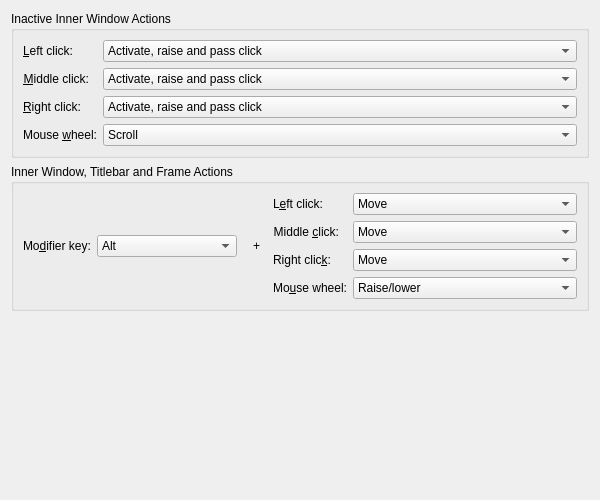
<?xml version="1.0" encoding="UTF-8"?>
<ui version="4.0">
 <class>KWinActionsConfigForm</class>
 <widget class="QWidget" name="KWinActionsConfigForm">
  <property name="geometry">
   <rect>
    <x>0</x>
    <y>0</y>
    <width>600</width>
    <height>500</height>
   </rect>
  </property>
  <layout class="QVBoxLayout" name="verticalLayout">
   <item>
    <widget class="QGroupBox" name="groupBox_1">
     <property name="title">
      <string>Inactive Inner Window Actions</string>
     </property>
     <layout class="QFormLayout" name="formLayout_1">
      <property name="formAlignment">
       <set>Qt::AlignHCenter|Qt::AlignTop</set>
      </property>
      <item row="0" column="0">
       <widget class="QLabel" name="label_1">
        <property name="text">
         <string>&amp;Left click:</string>
        </property>
        <property name="alignment">
         <set>Qt::AlignRight|Qt::AlignTrailing|Qt::AlignVCenter</set>
        </property>
        <property name="buddy">
         <cstring>coWin1</cstring>
        </property>
       </widget>
      </item>
      <item row="0" column="1">
       <widget class="KComboBox" name="coWin1">
        <property name="whatsThis">
         <string>In this row you can customize left click behavior when clicking into an inactive inner window ('inner' means: not titlebar, not frame).</string>
        </property>
        <item>
         <property name="text">
          <string>Activate, raise and pass click</string>
         </property>
        </item>
        <item>
         <property name="text">
          <string>Activate and pass click</string>
         </property>
        </item>
        <item>
         <property name="text">
          <string>Activate</string>
         </property>
        </item>
        <item>
         <property name="text">
          <string>Activate and raise</string>
         </property>
        </item>
       </widget>
      </item>
      <item row="1" column="0">
       <widget class="QLabel" name="label_2">
        <property name="text">
         <string>&amp;Middle click:</string>
        </property>
        <property name="alignment">
         <set>Qt::AlignRight|Qt::AlignTrailing|Qt::AlignVCenter</set>
        </property>
        <property name="buddy">
         <cstring>coWin2</cstring>
        </property>
       </widget>
      </item>
      <item row="1" column="1">
       <widget class="KComboBox" name="coWin2">
        <property name="whatsThis">
         <string>In this row you can customize middle click behavior when clicking into an inactive inner window ('inner' means: not titlebar, not frame).</string>
        </property>
        <item>
         <property name="text">
          <string>Activate, raise and pass click</string>
         </property>
        </item>
        <item>
         <property name="text">
          <string>Activate and pass click</string>
         </property>
        </item>
        <item>
         <property name="text">
          <string>Activate</string>
         </property>
        </item>
        <item>
         <property name="text">
          <string>Activate and raise</string>
         </property>
        </item>
       </widget>
      </item>
      <item row="2" column="0">
       <widget class="QLabel" name="label_3">
        <property name="text">
         <string>&amp;Right click:</string>
        </property>
        <property name="alignment">
         <set>Qt::AlignRight|Qt::AlignTrailing|Qt::AlignVCenter</set>
        </property>
        <property name="buddy">
         <cstring>coWin3</cstring>
        </property>
       </widget>
      </item>
      <item row="2" column="1">
       <widget class="KComboBox" name="coWin3">
        <property name="whatsThis">
         <string>In this row you can customize right click behavior when clicking into an inactive inner window ('inner' means: not titlebar, not frame).</string>
        </property>
        <item>
         <property name="text">
          <string>Activate, raise and pass click</string>
         </property>
        </item>
        <item>
         <property name="text">
          <string>Activate and pass click</string>
         </property>
        </item>
        <item>
         <property name="text">
          <string>Activate</string>
         </property>
        </item>
        <item>
         <property name="text">
          <string>Activate and raise</string>
         </property>
        </item>
       </widget>
      </item>
      <item row="3" column="0">
       <widget class="QLabel" name="label_4">
        <property name="text">
         <string>Mouse &amp;wheel:</string>
        </property>
        <property name="alignment">
         <set>Qt::AlignRight|Qt::AlignTrailing|Qt::AlignVCenter</set>
        </property>
        <property name="buddy">
         <cstring>coWinWheel</cstring>
        </property>
       </widget>
      </item>
      <item row="3" column="1">
       <widget class="KComboBox" name="coWinWheel">
        <property name="whatsThis">
         <string>In this row you can customize behavior when scrolling into an inactive inner window ('inner' means: not titlebar, not frame).</string>
        </property>
        <item>
         <property name="text">
          <string>Scroll</string>
         </property>
        </item>
        <item>
         <property name="text">
          <string>Activate and scroll</string>
         </property>
        </item>
        <item>
         <property name="text">
          <string>Activate, raise and scroll</string>
         </property>
        </item>
       </widget>
      </item>
     </layout>
    </widget>
   </item>
   <item>
    <widget class="QGroupBox" name="groupBox_2">
     <property name="title">
      <string>Inner Window, Titlebar and Frame Actions</string>
     </property>
     <layout class="QHBoxLayout" name="horizontalLayout_1">
      <item>
       <layout class="QFormLayout" name="formLayout_2">
        <property name="formAlignment">
         <set>Qt::AlignRight|Qt::AlignTrailing|Qt::AlignVCenter</set>
        </property>
        <item row="0" column="0">
         <widget class="QLabel" name="label_5">
          <property name="text">
           <string>Mo&amp;difier key:</string>
          </property>
          <property name="buddy">
           <cstring>coAllKey</cstring>
          </property>
         </widget>
        </item>
        <item row="0" column="1">
         <widget class="KComboBox" name="coAllKey">
          <property name="whatsThis">
           <string>Here you select whether holding the Meta key or Alt key will allow you to perform the following actions.</string>
          </property>
          <item>
           <property name="text">
            <string>Alt</string>
           </property>
          </item>
          <item>
           <property name="text">
            <string>Meta</string>
           </property>
          </item>
         </widget>
        </item>
       </layout>
      </item>
      <item>
       <widget class="QLabel" name="label_6">
        <property name="sizePolicy">
         <sizepolicy hsizetype="Maximum" vsizetype="Maximum">
          <horstretch>0</horstretch>
          <verstretch>0</verstretch>
         </sizepolicy>
        </property>
        <property name="minimumSize">
         <size>
          <width>24</width>
          <height>0</height>
         </size>
        </property>
        <property name="text">
         <string>  + </string>
        </property>
        <property name="alignment">
         <set>Qt::AlignCenter</set>
        </property>
       </widget>
      </item>
      <item>
       <layout class="QFormLayout" name="formLayout_3">
        <item row="0" column="0">
         <widget class="QLabel" name="label_7">
          <property name="text">
           <string>L&amp;eft click:</string>
          </property>
          <property name="alignment">
           <set>Qt::AlignRight|Qt::AlignTrailing|Qt::AlignVCenter</set>
          </property>
          <property name="buddy">
           <cstring>coAll1</cstring>
          </property>
         </widget>
        </item>
        <item row="0" column="1">
         <widget class="KComboBox" name="coAll1">
          <property name="whatsThis">
           <string>In this row you can customize left click behavior when clicking into the titlebar or the frame.</string>
          </property>
          <item>
           <property name="text">
            <string>Move</string>
           </property>
          </item>
          <item>
           <property name="text">
            <string>Activate, raise and move</string>
           </property>
          </item>
          <item>
           <property name="text">
            <string>Toggle raise and lower</string>
           </property>
          </item>
          <item>
           <property name="text">
            <string>Resize</string>
           </property>
          </item>
          <item>
           <property name="text">
            <string>Raise</string>
           </property>
          </item>
          <item>
           <property name="text">
            <string>Lower</string>
           </property>
          </item>
          <item>
           <property name="text">
            <string>Minimize</string>
           </property>
          </item>
          <item>
           <property name="text">
            <string>Decrease opacity</string>
           </property>
          </item>
          <item>
           <property name="text">
            <string>Increase opacity</string>
           </property>
          </item>
          <item>
           <property name="text">
            <string>Do nothing</string>
           </property>
          </item>
         </widget>
        </item>
        <item row="1" column="0">
         <widget class="QLabel" name="label_8">
          <property name="text">
           <string>Middle &amp;click:</string>
          </property>
          <property name="alignment">
           <set>Qt::AlignRight|Qt::AlignTrailing|Qt::AlignVCenter</set>
          </property>
          <property name="buddy">
           <cstring>coAll2</cstring>
          </property>
         </widget>
        </item>
        <item row="1" column="1">
         <widget class="KComboBox" name="coAll2">
          <property name="whatsThis">
           <string>In this row you can customize middle click behavior when clicking into the titlebar or the frame.</string>
          </property>
          <item>
           <property name="text">
            <string>Move</string>
           </property>
          </item>
          <item>
           <property name="text">
            <string>Activate, raise and move</string>
           </property>
          </item>
          <item>
           <property name="text">
            <string>Toggle raise and lower</string>
           </property>
          </item>
          <item>
           <property name="text">
            <string>Resize</string>
           </property>
          </item>
          <item>
           <property name="text">
            <string>Raise</string>
           </property>
          </item>
          <item>
           <property name="text">
            <string>Lower</string>
           </property>
          </item>
          <item>
           <property name="text">
            <string>Minimize</string>
           </property>
          </item>
          <item>
           <property name="text">
            <string>Decrease opacity</string>
           </property>
          </item>
          <item>
           <property name="text">
            <string>Increase opacity</string>
           </property>
          </item>
          <item>
           <property name="text">
            <string>Do nothing</string>
           </property>
          </item>
         </widget>
        </item>
        <item row="2" column="0">
         <widget class="QLabel" name="label_9">
          <property name="text">
           <string>Right clic&amp;k:</string>
          </property>
          <property name="alignment">
           <set>Qt::AlignRight|Qt::AlignTrailing|Qt::AlignVCenter</set>
          </property>
          <property name="buddy">
           <cstring>coAll3</cstring>
          </property>
         </widget>
        </item>
        <item row="2" column="1">
         <widget class="KComboBox" name="coAll3">
          <property name="whatsThis">
           <string>In this row you can customize right click behavior when clicking into the titlebar or the frame.</string>
          </property>
          <item>
           <property name="text">
            <string>Move</string>
           </property>
          </item>
          <item>
           <property name="text">
            <string>Activate, raise and move</string>
           </property>
          </item>
          <item>
           <property name="text">
            <string>Toggle raise and lower</string>
           </property>
          </item>
          <item>
           <property name="text">
            <string>Resize</string>
           </property>
          </item>
          <item>
           <property name="text">
            <string>Raise</string>
           </property>
          </item>
          <item>
           <property name="text">
            <string>Lower</string>
           </property>
          </item>
          <item>
           <property name="text">
            <string>Minimize</string>
           </property>
          </item>
          <item>
           <property name="text">
            <string>Decrease opacity</string>
           </property>
          </item>
          <item>
           <property name="text">
            <string>Increase opacity</string>
           </property>
          </item>
          <item>
           <property name="text">
            <string>Do nothing</string>
           </property>
          </item>
         </widget>
        </item>
        <item row="3" column="0">
         <widget class="QLabel" name="label_10">
          <property name="text">
           <string>Mo&amp;use wheel:</string>
          </property>
          <property name="alignment">
           <set>Qt::AlignRight|Qt::AlignTrailing|Qt::AlignVCenter</set>
          </property>
          <property name="buddy">
           <cstring>coAllW</cstring>
          </property>
         </widget>
        </item>
        <item row="3" column="1">
         <widget class="KComboBox" name="coAllW">
          <property name="whatsThis">
           <string>Here you can customize KDE's behavior when scrolling with the mouse wheel in a window while pressing the modifier key.</string>
          </property>
          <item>
           <property name="text">
            <string>Raise/lower</string>
           </property>
          </item>
          <item>
           <property name="text">
            <string>Shade/unshade</string>
           </property>
          </item>
          <item>
           <property name="text">
            <string>Maximize/restore</string>
           </property>
          </item>
          <item>
           <property name="text">
            <string>Keep above/below</string>
           </property>
          </item>
          <item>
           <property name="text">
            <string>Move to previous/next desktop</string>
           </property>
          </item>
          <item>
           <property name="text">
            <string>Change opacity</string>
           </property>
          </item>
          <item>
           <property name="text">
            <string>Switch to window tab to the left/right</string>
           </property>
          </item>
          <item>
           <property name="text">
            <string>Do nothing</string>
           </property>
          </item>
         </widget>
        </item>
       </layout>
      </item>
     </layout>
    </widget>
   </item>
   <item>
    <spacer name="verticalSpacer_1">
     <property name="orientation">
      <enum>Qt::Vertical</enum>
     </property>
     <property name="sizeHint" stdset="0">
      <size>
       <width>0</width>
       <height>0</height>
      </size>
     </property>
    </spacer>
   </item>
  </layout>
 </widget>
 <customwidgets>
  <customwidget>
   <class>KComboBox</class>
   <extends>QComboBox</extends>
   <header>kcombobox.h</header>
  </customwidget>
 </customwidgets>
 <resources/>
 <connections/>
</ui>
